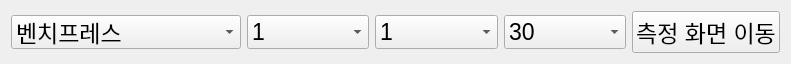
     <widget class="QFrame" name="frame_19">
      <property name="geometry">
       <rect>
        <x>0</x>
        <y>400</y>
        <width>791</width>
        <height>63</height>
       </rect>
      </property>
      <property name="frameShape">
       <enum>QFrame::NoFrame</enum>
      </property>
      <property name="frameShadow">
       <enum>QFrame::Raised</enum>
      </property>
      <layout class="QHBoxLayout" name="horizontalLayout_7">
       <item>
        <widget class="QComboBox" name="cb1_6">
         <property name="font">
          <font>
           <pointsize>17</pointsize>
          </font>
         </property>
         <item>
          <property name="text">
           <string>벤치프레스</string>
          </property>
         </item>
         <item>
          <property name="text">
           <string>바벨 컬</string>
          </property>
         </item>
         <item>
          <property name="text">
           <string>데드리프트</string>
          </property>
         </item>
         <item>
          <property name="text">
           <string>숄더프레스</string>
          </property>
         </item>
         <item>
          <property name="text">
           <string>팔굽혀펴기</string>
          </property>
         </item>
         <item>
          <property name="text">
           <string>사이드 레터럴 레이즈</string>
          </property>
         </item>
         <item>
          <property name="text">
           <string>스쿼트</string>
          </property>
         </item>
        </widget>
       </item>
       <item>
        <widget class="QComboBox" name="cb2_6">
         <property name="font">
          <font>
           <pointsize>17</pointsize>
          </font>
         </property>
         <item>
          <property name="text">
           <string>1</string>
          </property>
         </item>
         <item>
          <property name="text">
           <string>2</string>
          </property>
         </item>
         <item>
          <property name="text">
           <string>3</string>
          </property>
         </item>
         <item>
          <property name="text">
           <string>4</string>
          </property>
         </item>
         <item>
          <property name="text">
           <string>5</string>
          </property>
         </item>
         <item>
          <property name="text">
           <string>6</string>
          </property>
         </item>
         <item>
          <property name="text">
           <string>7</string>
          </property>
         </item>
         <item>
          <property name="text">
           <string>8</string>
          </property>
         </item>
         <item>
          <property name="text">
           <string>9</string>
          </property>
         </item>
         <item>
          <property name="text">
           <string>10</string>
          </property>
         </item>
        </widget>
       </item>
       <item>
        <widget class="QComboBox" name="cb3_6">
         <property name="font">
          <font>
           <pointsize>17</pointsize>
          </font>
         </property>
         <item>
          <property name="text">
           <string>1</string>
          </property>
         </item>
         <item>
          <property name="text">
           <string>2</string>
          </property>
         </item>
         <item>
          <property name="text">
           <string>3</string>
          </property>
         </item>
         <item>
          <property name="text">
           <string>4</string>
          </property>
         </item>
         <item>
          <property name="text">
           <string>5</string>
          </property>
         </item>
         <item>
          <property name="text">
           <string>6</string>
          </property>
         </item>
         <item>
          <property name="text">
           <string>7</string>
          </property>
         </item>
         <item>
          <property name="text">
           <string>8</string>
          </property>
         </item>
         <item>
          <property name="text">
           <string>9</string>
          </property>
         </item>
         <item>
          <property name="text">
           <string>10</string>
          </property>
         </item>
         <item>
          <property name="text">
           <string>11</string>
          </property>
         </item>
         <item>
          <property name="text">
           <string>12</string>
          </property>
         </item>
         <item>
          <property name="text">
           <string>13</string>
          </property>
         </item>
         <item>
          <property name="text">
           <string>14</string>
          </property>
         </item>
         <item>
          <property name="text">
           <string>15</string>
          </property>
         </item>
         <item>
          <property name="text">
           <string>16</string>
          </property>
         </item>
         <item>
          <property name="text">
           <string>17</string>
          </property>
         </item>
         <item>
          <property name="text">
           <string>18</string>
          </property>
         </item>
         <item>
          <property name="text">
           <string>19</string>
          </property>
         </item>
         <item>
          <property name="text">
           <string>20</string>
          </property>
         </item>
        </widget>
       </item>
       <item>
        <widget class="QComboBox" name="cb4_6">
         <property name="font">
          <font>
           <pointsize>17</pointsize>
          </font>
         </property>
         <item>
          <property name="text">
           <string>30</string>
          </property>
         </item>
         <item>
          <property name="text">
           <string>60</string>
          </property>
         </item>
         <item>
          <property name="text">
           <string>90</string>
          </property>
         </item>
         <item>
          <property name="text">
           <string>120</string>
          </property>
         </item>
        </widget>
       </item>
       <item>
        <widget class="QPushButton" name="finsave_6">
         <property name="font">
          <font>
           <pointsize>17</pointsize>
          </font>
         </property>
         <property name="text">
          <string>측정 화면 이동</string>
         </property>
        </widget>
       </item>
      </layout>
     </widget>
